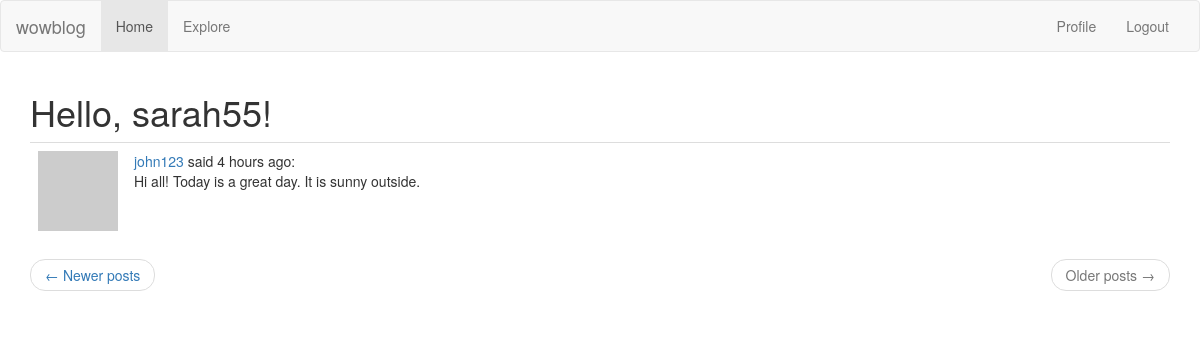
The app's page /explore?page=2 (signed in) with its own data.
### app/models.py (models this page shows, shortened)
class User(UserMixin, db.Model):
    id = db.Column(db.Integer, primary_key=True)
    username = db.Column(db.String(64), index=True, unique=True)
    email = db.Column(db.String(120), index=True, unique=True)
    password_hash = db.Column(db.String(128))
    posts = db.relationship('Post', backref='author', lazy='dynamic')
    about_me = db.Column(db.String(140))
    last_seen = db.Column(db.DateTime, default=datetime.utcnow)
    def avatar(self, size):
        digest = md5(self.email.lower().encode('utf-8')).hexdigest()
        return 'https://www.gravatar.com/avatar/{}?d=identicon&s={}'.format(digest, size)
    followed = db.relationship(
        'User', secondary=followers, # 'User' is the right side entity of the relationship. Since this is a self-referential relationship, use the same class on both sides. 'Secondary' configures the association table (followers)
        primaryjoin=(followers.c.follower_id == id), #primaryjoin indicates the condition that links the left side entity (The follower user with the followers table). 'followers.c.follower_id' calls the follower_id in the table
        secondaryjoin=(followers.c.followed_id == id), #secondaryjoin indicates the condition that links the right side entity (the followed user).
        backref=db.backref('followers', lazy='dynamic'), lazy='dynamic') #backref refines how this relationship will be accessed from the right side entity. 'lazy' indicates execution mode. Dynamic means the query doesn't run until specifically requested. The second 'lazy' applies to the left side query.

class Post(db.Model):
    id = db.Column(db.Integer, primary_key=True)
    body = db.Column(db.String(2000))
    timestamp = db.Column(db.DateTime, index=True, default=datetime.utcnow)
    user_id = db.Column(db.Integer, db.ForeignKey('user.id'))
    language = db.Column(db.String(5))

### app/main/routes.py (the view)
@bp.route('/explore')
@login_required
def explore():
    page = request.args.get('page', 1, type=int)
    posts = Post.query.order_by(Post.timestamp.desc()).paginate(page, current_app.config['POSTS_PER_PAGE'], False)
    next_url = url_for('main.explore', page=posts.next_num) if posts.has_next else None
    prev_url = url_for('main.explore', page=posts.prev_num) if posts.has_prev else None
    return render_template('index.html', title='Explore', posts=posts.items, next_url=next_url, prev_url=prev_url)

### app/main/routes.py (called while the page is built)
@bp.before_app_request
def before_request():
    if current_user.is_authenticated:
        current_user.last_seen = datetime.utcnow()
        db.session.commit()
    g.locale = str(get_locale())

### app/models.py (called while the page is built)
@login.user_loader
def load_user(id):
    return User.query.get(int(id))  # id that Flask-Login passes to the function is a string, so need to convert to int

### app/templates/index.html (shortened to what this page needs)
<!DOCTYPE html>
{% extends "base.html" %}
{% import 'bootstrap/wtf.html' as wtf %}
{% block app_content %}
    <h1>Hello, {{ current_user.username }}!</h1>
    {% for post in posts %}
        {% include '_post.html' %}
    {% endfor %}
    <nav aria-label="...">
        <ul class="pager">
            <li class="previous{% if not prev_url %} disabled{% endif %}">
                <a href="{{ prev_url or '#' }}">
                    <span aria-hidden="true">&larr;</span> Newer posts
                </a>
            </li>
            <li class="next{% if not next_url %} disabled{% endif %}">
                <a href="{{ next_url or '#' }}">
                    Older posts <span aria-hidden="true">&rarr;</span>
                </a>
            </li>
        </ul>
    </nav>
{% endblock %}

### app/templates/_post.html
<table class="table table-hover">
    <tr>
        <td width="70px">
            <a href="{{ url_for('main.user', username=post.author.username) }}">
                <img src="{{ post.author.avatar(70) }}" />
            </a>
        </td>
        <td>
            <a href="{{ url_for('main.user', username=post.author.username) }}"> {{ post.author.username }}
            </a>
            said {{ moment(post.timestamp).fromNow() }}:
            <br>
            {{ post.body }}
        </td>
    </tr>
</table>

### records on screen
User: username "sarah55"
Post: author.username "john123", timestamp "4 hours ago", body "Hi all! Today is a great day. It is sunny outside."
